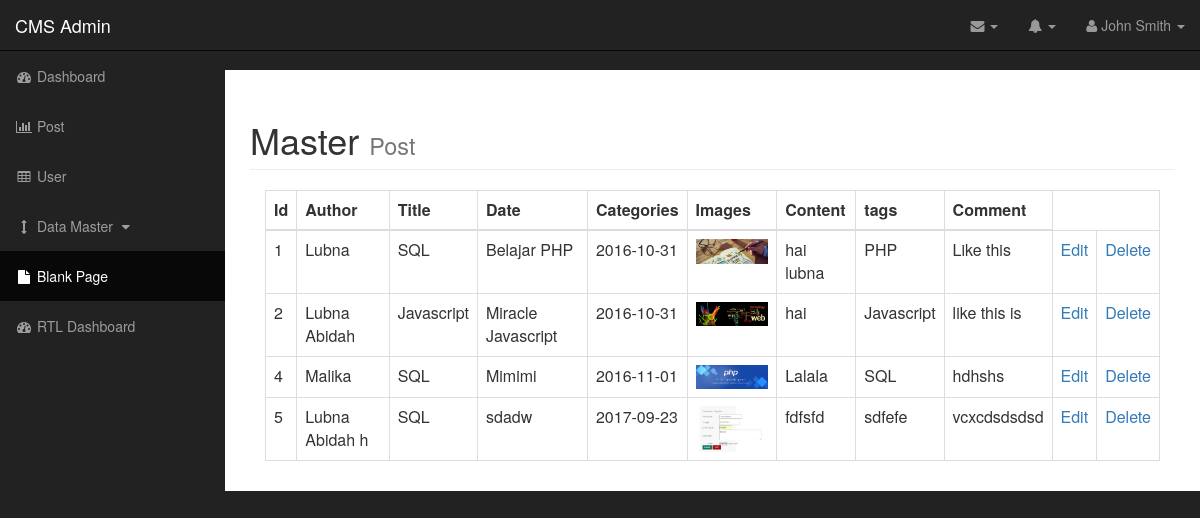
Page /admin/post.php on the committed database.
### tables this page shows
CREATE TABLE IF NOT EXISTS `post` (
  `post_id` int(11) NOT NULL,
  `post_categories` varchar(20) NOT NULL,
  `post_judul` varchar(20) NOT NULL,
  `post_author` varchar(20) NOT NULL,
  `post_date` date NOT NULL,
  `post_image` varchar(20) NOT NULL,
  `post_content` text NOT NULL,
  `post_tags` varchar(20) NOT NULL,
  `post_comment` varchar(20) NOT NULL
);

CREATE TABLE IF NOT EXISTS `categories` (
  `cat_id` int(3) NOT NULL,
  `cat_judul` varchar(50) NOT NULL
);

### admin/includes/viewpost.php (the view, shortened to what this page needs)
<table class= "table table-bordered table-hover">
                               <thead>
                                   <tr>
                                       <th>Id</th>
                                       <th>Author</th>
                                       <th>Title</th>
                                       <th>Date</th>
                                       <th>Categories</th>
                                       <th>Images</th>
                                       <th>Content</th>
                                       <th>tags</th>
                                       <th>Comment</th>
                                   </tr>
                               </thead>
                               <tbody>
                                   <?php
                                    $query = "select * from post";
                                    $select_postid = mysqli_query($connection,$query);
                                       while ($row = mysqli_fetch_assoc($select_postid)){
                                       $post_id = $row['post_id'];
                                       $post_author = $row['post_author'];
                                       $post_categories = $row['post_categories'];
                                       $post_title = $row['post_judul'];
                                       $post_date = $row['post_date'];
                                       $post_image= $row['post_image'];
                                       $post_content = $row['post_content'];
                                       $post_tags = $row['post_tags'];
                                       $post_comment = $row['post_comment'];
                                           echo "<tr>";
                                           echo "<td>{$post_id}</td>";
                                           echo "<td>{$post_author}</td>";
										 $query = "select * from categories where cat_id= {$post_categories} ";
                                           $select_catid = mysqli_query($connection,$query);
                                           while ($row = mysqli_fetch_assoc($select_catid)){
                                           $cat_judul = $row['cat_judul'];
                                           echo "<td>{$cat_judul}</td>";
                                           }
                                           echo "<td>{$post_title}</td>";
                                           echo "<td>{$post_date}</td>";
                                           echo "<td><img width= 100 class='img-responsive' src ='../images/$post_image'></td>";
                                           echo "<td>{$post_content}</td>";
                                           echo "<td>{$post_tags}</td>";
                                           echo "<td>{$post_comment}</td>";
                                           echo "<td><a href ='post.php?source=editpost&pid={$post_id}'>Edit</a></td>";
                                           echo "<td><a href ='post.php?delete={$post_id}'>Delete</a></td>";
                                           echo "</tr>";
                 }
                                   ?>
                               </tbody>
                           </table>

### admin/css/sb-admin.css (style rules this page uses)
body { margin-top: 100px; background-color: #222; }
@media (min-width:768px) { body { margin-top: 50px; } }

### rows in the picture
post: post_id "1", post_author "Lubna", post_judul "Belajar PHP", post_date "2016-10-31", post_image (picture), post_content "hai lubna", post_tags "PHP", post_comment "Like this"
categories: cat_judul "SQL"
post: post_id "2", post_author "Lubna Abidah", post_judul "Miracle Javascript", post_date "2016-10-31", post_image (picture), post_content "hai", post_tags "Javascript", post_comment "like this is"
categories: cat_judul "Javascript"
post: post_id "4", post_author "Malika", post_judul "Mimimi", post_date "2016-11-01", post_image (picture), post_content "Lalala", post_tags "SQL", post_comment "hdhshs"
post: post_id "5", post_author "Lubna Abidah h", post_judul "sdadw", post_date "2017-09-23", post_image (picture), post_content "fdfsfd", post_tags "sdfefe", post_comment "vcxcdsdsdsd"
